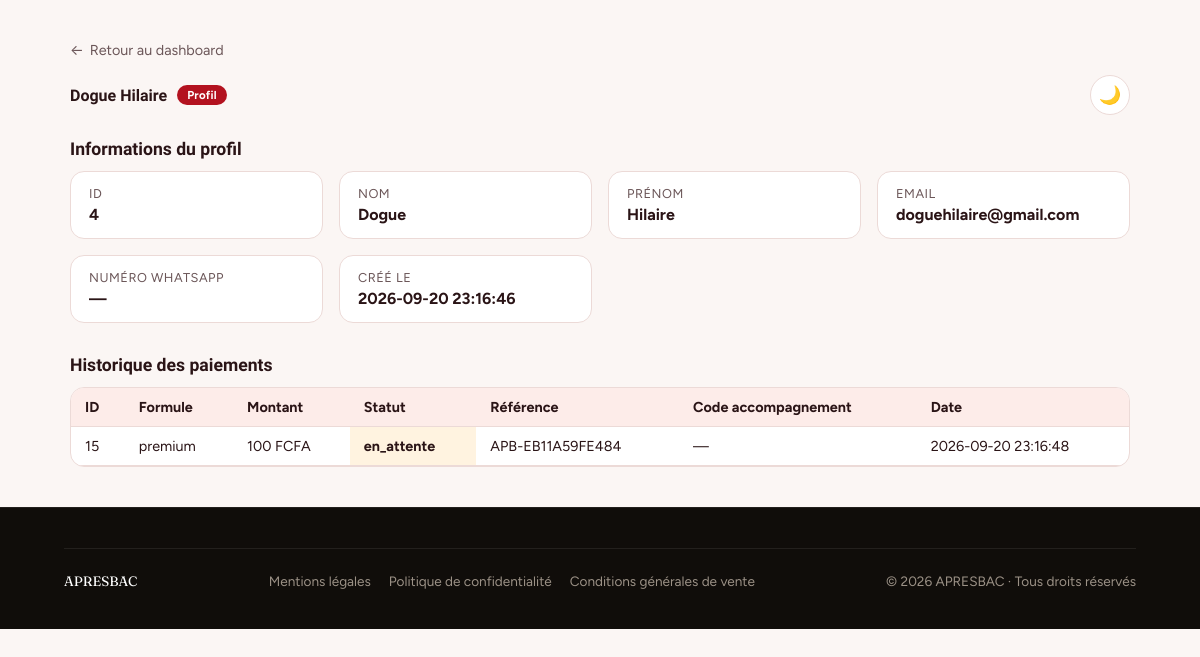
The app's page /profil.php?id=4 (signed in) with its own data.
### tables this page shows
CREATE TABLE `profils_accompagnement` (
  `id` int NOT NULL AUTO_INCREMENT,
  `user_id` int DEFAULT NULL,
  `guest_token` varchar(255) DEFAULT NULL,
  `nom` varchar(100) NOT NULL,
  `prenom` varchar(100) NOT NULL,
  `email` varchar(255) DEFAULT NULL,
  `serie` varchar(10) NOT NULL,
  `created_at` timestamp NULL DEFAULT CURRENT_TIMESTAMP,
  PRIMARY KEY (`id`),
  KEY `user_id` (`user_id`),
  KEY `idx_guest_token` (`guest_token`),
  CONSTRAINT `profils_accompagnement_ibfk_1` FOREIGN KEY (`user_id`) REFERENCES `users_legacy_comptes` (`id`)
);

CREATE TABLE `paiements` (
  `id` int NOT NULL AUTO_INCREMENT,
  `guest_token` varchar(255) DEFAULT NULL,
  `candidat_id` int DEFAULT NULL,
  `user_id` int DEFAULT NULL,
  `formule_id` int DEFAULT NULL,
  `fedapay_transaction_id` varchar(100) DEFAULT NULL,
  `montant` int NOT NULL,
  `statut` enum('en_attente','reussi','echoue','annule') NOT NULL DEFAULT 'en_attente',
  `reference` varchar(100) NOT NULL,
  `saspay_session_id` varchar(64) DEFAULT NULL,
  `code_accompagnement` varchar(20) DEFAULT NULL,
  `pdf_genere` tinyint(1) NOT NULL DEFAULT '0',
  `pdf_path` varchar(255) DEFAULT NULL,
  `created_at` timestamp NULL DEFAULT CURRENT_TIMESTAMP,
  `updated_at` timestamp NULL DEFAULT CURRENT_TIMESTAMP ON UPDATE CURRENT_TIMESTAMP,
  PRIMARY KEY (`id`),
  UNIQUE KEY `reference` (`reference`),
  UNIQUE KEY `uniq_code_accompagnement` (`code_accompagnement`),
  KEY `candidat_id` (`candidat_id`),
  KEY `fk_paiements_user` (`user_id`),
  KEY `fk_paiements_formule` (`formule_id`),
  KEY `idx_guest_token` (`guest_token`),
  KEY `idx_paiements_reference` (`reference`),
  KEY `idx_paiements_saspay_session` (`saspay_session_id`),
  CONSTRAINT `fk_paiements_formule` FOREIGN KEY (`formule_id`) REFERENCES `formules` (`id`),
  CONSTRAINT `fk_paiements_user` FOREIGN KEY (`user_id`) REFERENCES `users_legacy_comptes` (`id`) ON DELETE CASCADE,
  CONSTRAINT `paiements_ibfk_1` FOREIGN KEY (`candidat_id`) REFERENCES `candidats` (`id`) ON DELETE CASCADE
);

CREATE TABLE `formules` (
  `id` int NOT NULL AUTO_INCREMENT,
  `code` enum('premium','vip','gold') NOT NULL,
  `nom` varchar(50) NOT NULL,
  `prix` int NOT NULL,
  `avantages` json NOT NULL,
  `places_totales` int NOT NULL,
  `places_restantes` int NOT NULL,
  `actif` tinyint(1) NOT NULL DEFAULT '1',
  PRIMARY KEY (`id`),
  UNIQUE KEY `code` (`code`)
);

### profil.php (the view, shortened to what this page needs)
<?php
$profilId = (int) ($_GET['id'] ?? 0);
$pdo = Database::getConnection();
$stmt = $pdo->prepare('SELECT * FROM profils_accompagnement WHERE id = ?');
$stmt->execute([$profilId]);
$profil = $stmt->fetch();
$stmtPaiements = $pdo->prepare('
    SELECT p.*, f.nom AS formule_nom
    FROM paiements p
    JOIN formules f ON f.id = p.formule_id
    WHERE p.guest_token = ?
    ORDER BY p.created_at DESC
');
$stmtPaiements->execute([$profil['guest_token']]);
$paiements = $stmtPaiements->fetchAll();
$labels = [
    'id' => 'ID',
    'nom' => 'Nom',
    'prenom' => 'Prénom',
    'email' => 'Email',
    'numero_whatsapp' => 'Numéro WhatsApp',
    'created_at' => 'Créé le',
];
require_once __DIR__ . '/../includes/header.php';
?>
<div class="admin-wrap">
    <a href="/admin/dashboard.php" class="admin-retour">
        <span aria-hidden="true">←</span> Retour au dashboard
    </a>
    <div class="admin-header">
        <p class="admin-brand"><?= htmlspecialchars(trim($profil['nom'] . ' ' . $profil['prenom'])) ?> <span class="admin-brand-tag">Profil</span></p>
        <div class="admin-nav">
            <button type="button" class="theme-toggle" id="themeToggle" title="Changer de thème">🌙</button>
        </div>
    </div>
    <p class="admin-section-title">Informations du profil</p>
    <div class="admin-detail-grid">
        <?php foreach ($labels as $champ => $label): ?>
            <div class="admin-detail-item">
                <p class="admin-detail-label"><?= htmlspecialchars($label) ?></p>
                <p class="admin-detail-value">
                    <?php
                        $valeur = $profil[$champ] ?? null;
                        echo ($valeur === null || $valeur === '') ? '—' : htmlspecialchars((string) $valeur);
                    ?>
                </p>
            </div>
        <?php endforeach; ?>
    </div>
    <p class="admin-section-title">Historique des paiements</p>
    <div class="admin-table-wrap">
        <table class="admin-table">
            <thead>
                <tr><th>ID</th><th>Formule</th><th>Montant</th><th>Statut</th><th>Référence</th><th>Code accompagnement</th><th>Date</th></tr>
            </thead>
            <tbody>
                <?php if (empty($paiements)): ?>
                <tr><td colspan="7">Aucun paiement pour ce profil.</td></tr>
                <?php else: ?>
                    <?php foreach ($paiements as $p): ?>
                    <tr>
                        <td><?= $p['id'] ?></td>
                        <td><?= htmlspecialchars($p['formule_nom']) ?></td>
                        <td><?= number_format((float) $p['montant'], 0, ',', ' ') ?> FCFA</td>
                        <td class="statut-<?= htmlspecialchars($p['statut']) ?>"><?= htmlspecialchars($p['statut']) ?></td>
                        <td><?= htmlspecialchars($p['reference']) ?></td>
                        <td><?= htmlspecialchars($p['code_accompagnement'] ?? '—') ?></td>
                        <td><?= htmlspecialchars($p['created_at']) ?></td>
                    </tr>
                    <?php endforeach; ?>
                <?php endif; ?>
            </tbody>
        </table>
    </div>
</div>
<?php require_once __DIR__ . '/../includes/footer.php'; ?>

### assets/css/style.css (style rules this page uses)
:root { --ink: #100D0A; --ink-soft: #2B2620; --paper: #FAF7F2; --card: #FFFFFF; --line: #EAE3D8; --accent: #E8531F; --accent-dark: #C13F12; --accent-soft: #FDE7DA; --gold: #D9A441; --text-dark: #171310; --text-soft: #6B6055; --white: #FFFFFF; --font-display: 'Fraunces', serif; --font-body: 'Manrope', sans-serif; --radius-lg: 20px; --radius-md: 14px; --radius-pill: 100px; --shadow-card: 0 16px 32px -18px rgba(16, 13, 10, 0.25); --shadow-btn: 0 10px 22px -8px rgba(232, 83, 31, 0.55); }
* { box-sizing: border-box; }
html { scroll-behavior: smooth; }
body { margin: 0; font-family: var(--font-body); color: var(--text-dark); background: var(--paper); -webkit-font-smoothing: antialiased; }
p { margin: 0; }
a { text-decoration: none; color: inherit; }
.statut-en_attente { background: #FFF3E0; color: #E65100; }

### includes/admin-theme.php (style rules this page uses)
:root { --admin-bg: #fbf6f4; --admin-card-bg: #ffffff; --admin-border: #ecdad7; --admin-text: #2a1416; --admin-text-muted: #6b5658; --admin-th-bg: #fdece9; --admin-row-hover: #fff5f3; --admin-erreur-bg: #fbe3e0; --admin-erreur-text: #5c0a14; --admin-succes-bg: #e9f5ec; --admin-succes-text: #1c6b3a; --admin-accent: #b3121f; --admin-accent-deep: #5c0a14; --admin-accent-on: #f4b41a; --admin-display: 'Bricolage Grotesque', 'Figtree', system-ui, sans-serif; }
body { background: var(--admin-bg); color: var(--admin-text); font-family: 'Figtree', system-ui, -apple-system, 'Segoe UI', Roboto, sans-serif; transition: background .2s ease, color .2s ease; }
.admin-wrap { max-width: 1100px; margin: 40px auto; padding: 0 20px; }
.admin-header { display: flex; flex-wrap: wrap; justify-content: space-between; align-items: center; gap: 16px; margin-bottom: 24px; }
.admin-brand { display: flex; align-items: center; gap: 10px; font-family: var(--admin-display); font-weight: 800; color: var(--admin-text); }
.admin-brand-tag { padding: 3px 10px; border-radius: 999px; background: var(--admin-accent); color: #fff; font-family: 'Figtree', system-ui, sans-serif; font-size: 0.72rem; font-weight: 700; letter-spacing: 0.02em; }
.admin-table-wrap { background: var(--admin-card-bg); border: 1px solid var(--admin-border); border-radius: 14px; overflow-x: auto; margin-bottom: 32px; -webkit-overflow-scrolling: touch; }
.admin-table { width: 100%; border-collapse: collapse; font-size: 0.9rem; }
.admin-table th, .admin-table td { padding: 10px 14px; text-align: left; border-bottom: 1px solid var(--admin-border); white-space: nowrap; color: var(--admin-text); }
.admin-table th { background: var(--admin-th-bg); font-weight: 700; }
.statut-en_attente { color: var(--admin-accent-on); font-weight: 700; }
.admin-section-title { font-family: var(--admin-display); font-size: 1.1rem; margin-bottom: 12px; font-weight: 800; color: var(--admin-text); }
.admin-nav { display: flex; flex-wrap: wrap; gap: 10px; align-items: center; }
.theme-toggle { display: inline-flex; align-items: center; justify-content: center; width: 40px; height: 40px; border-radius: 999px; border: 1px solid var(--admin-border); background: var(--admin-card-bg); color: var(--admin-text); cursor: pointer; font-size: 18px; line-height: 1; padding: 0; }
.admin-detail-grid { display: grid; grid-template-columns: repeat(auto-fill, minmax(220px, 1fr)); gap: 16px; margin-bottom: 32px; }
.admin-detail-item { background: var(--admin-card-bg); border: 1px solid var(--admin-border); border-radius: 14px; padding: 14px 18px; }
.admin-detail-label { font-size: 0.8rem; color: var(--admin-text-muted); margin: 0 0 4px; text-transform: uppercase; letter-spacing: .04em; }
.admin-detail-value { font-size: 1rem; font-weight: 700; color: var(--admin-text); word-break: break-word; }
.admin-retour { display: inline-flex; align-items: center; gap: 6px; color: var(--admin-text-muted); text-decoration: none; margin-bottom: 16px; font-size: 0.9rem; }

### records on screen
profils_accompagnement: nom+prenom "Dogue Hilaire", id "4", nom "Dogue", prenom "Hilaire", email "doguehilaire@gmail.com", created_at "2026-09-20 23:16:46"
paiements: id "15", formule.nom "premium", montant "100", statut "en_attente", reference "APB-EB11A59FE484", code_accompagnement "—", created_at "2026-09-20 23:16:48"

### other values on screen
$label "ID"
$label "NOM"
$label "PRÉNOM"
$label "EMAIL"
$label "NUMÉRO WHATSAPP"
$label "CRÉÉ LE"
